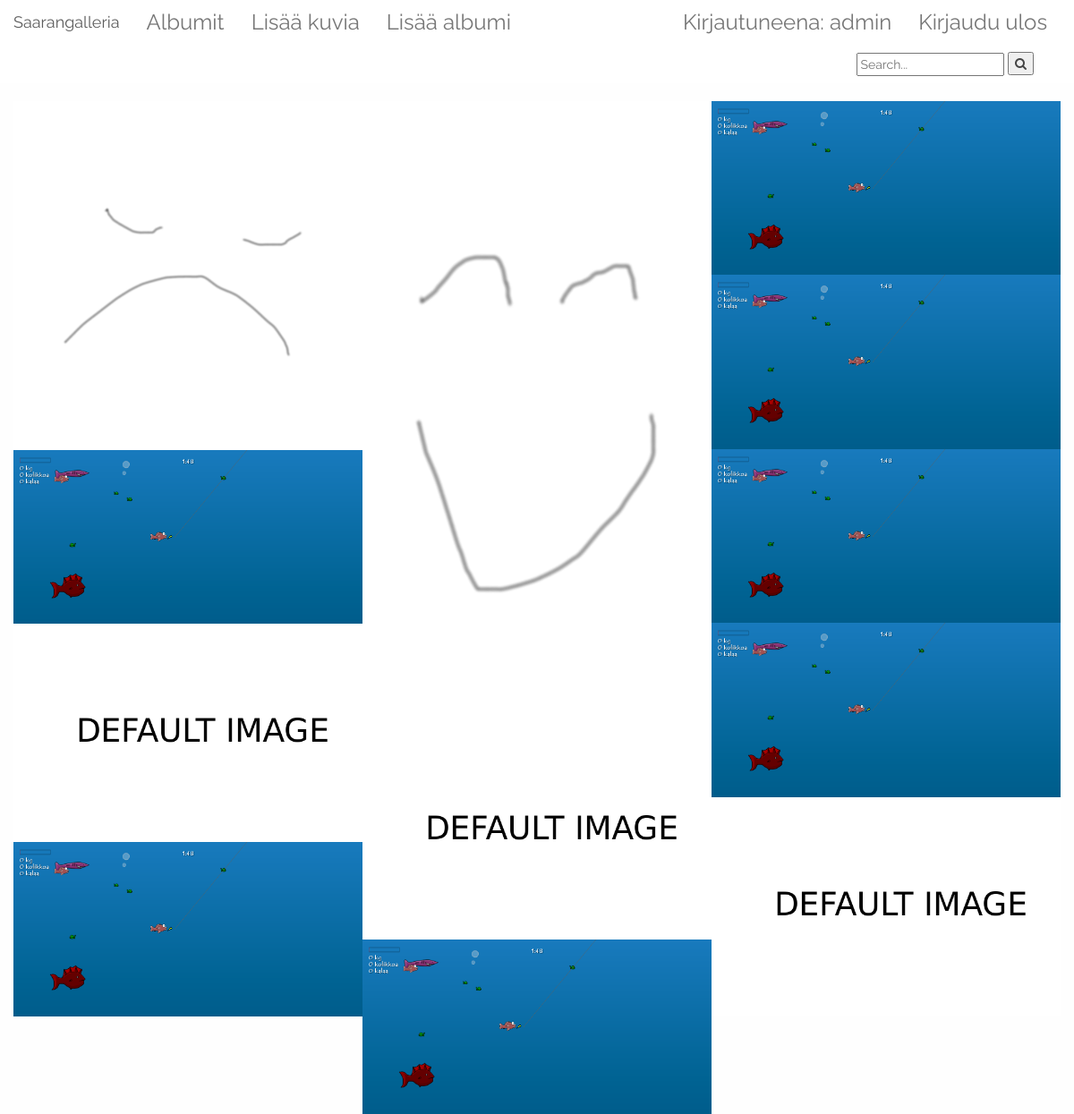
Screenshot of / (signed in) with the database file from the repository.
### images/models.py (models this page shows)
class Image(models.Model):
    name = models.CharField(max_length=30, unique=True)
    uploaded = models.DateField(auto_now=False, auto_now_add=True)
    description = models.CharField(max_length=255)
    uploader = models.IntegerField()
    pic = models.ImageField(upload_to='images/',
            default='images/default_game_img.png')

### images/views.py (the view)
# urls.py: path('', views.index, name='index'),
def index(request):
    images = Image.objects.all().order_by("-id")[:12]
    context = create_pagination(request, images)
    items_amount = len(context["items"])
    print("items amount", items_amount)
    context["items"] = zip(context["items"], list(range(0, items_amount)))
    return render(request, 'index.html', context)

### images/views.py (called while the page is built)
def create_pagination(request, items_all, item_name='items'):
    nof_items_per_page = 24
    p = Paginator(items_all, nof_items_per_page)
    page = request.GET.get('page')
    try:
        items = p.page(page)
        page = int(page)
    except PageNotAnInteger:
        items = p.page(1)
        page = 1
    except EmptyPage:
        items = p.page(p.num_pages)
        page = p.num_pages
    try:
        amount = items_all.count()
    except:
        amount = len(items_all)
    context = {
        item_name: items,
        'pages': p.page_range,
        'current_page': page,
        'amount': amount,
        'search_term': '?'
    }
    return context

### images/templates/index.html (shortened to what this page needs)
{% extends 'base.html' %}
{% block content %}
<div id="album col-md-12">
    <div class="images">
        {% for image in items %}
            <div class="col-md-4">
                <div class="img-wrap">
                    <img class="img-responsive image-icon" src={{image.0.pic.url}}>
                </div>
            </div>
        {% endfor %}
    </div>
    <div class="col-md-12">
    </div>
    <div class="col-md-12">
    </div>
</div>
{% endblock %}

### images/templates/base.html (shortened to what this page needs)
<!DOCTYPE html>
{% load static %}
<html>
    <head>
        <link rel="stylesheet" href="https://maxcdn.bootstrapcdn.com/bootstrap/3.3.7/css/bootstrap.css">
	    <link rel="stylesheet" type="text/css" href="{% static 'css/style.css' %}" />
	    <link rel="stylesheet" href="https://cdnjs.cloudflare.com/ajax/libs/font-awesome/4.7.0/css/font-awesome.min.css">
        <link rel="stylesheet" type="text/css" href="{% static 'css/photoswipe.css' %}" />
        <link rel="stylesheet" href="{% static 'css/default-skin/default-skin.css' %}" />
    </head>
    <body>
        <nav class="navbar navbar-default" id="navbar">
            <div class="container-fluid">
                <div class="navbar-header">
                    <a class="navbar-brand" href="/">Saarangalleria</a>
                </div>
                <div class="collapse navbar-collapse">
                    <ul class="nav navbar-nav">
                        <li id="albums"><a class="navbar-a" href="/albums/">Albumit</a></li>
                        {% if user.is_authenticated %}
                            {% if user.userprofile.is_admin %}
                                <li id="publish"><a class="navbar-a" href="/add_image/">Lisää kuvia</a></li>
                                <li id="add_album"><a class="navbar-a" href="/add_album/">Lisää albumi</a></li>
                            {% endif %}
                        {% endif %}
                    </ul>
	        		<ul class="nav navbar-nav navbar-right">
                        <li id="user">
                        	{% if user.is_authenticated %}
					            <a class="navbar-a" href="/edit_profile/">Kirjautuneena: {{user.username}}</a>
                    		{% endif %}
				        </li>
                        {% if user.is_authenticated %}
                            <li id="logout"><a class="navbar-a"
                                href="/logout">Kirjaudu ulos</a></li>
                        {% else %}
                            <li id="login"><a class="navbar-a" href="/login">Kirjaudu sisään</a></li>
                            <li id="register"><a class="navbar-a" href="/signup">Rekisteröidy</a></li>
                        {% endif %}
                    </ul>
                    <form class="navbar-form navbar-right" type="get" action="/search_results/">
                        <div class="form-group">
                            <input id="search_box" type="text" placeholder="Search..." name="search">
                        </div>
                        <button id="search_submit" type="submit"><i class="fa fa-search"></i></button>
                 	</form>
                </div>
            </div>
        </nav>
            <div class="container">
                <div class="row">
                    {% block content %}
                    {% endblock %}
                </div>
            </div>
    </body>
</html>

### images/static/css/style.css (style rules this page uses)
body { background-color: #FEFEFE; color: #454545; font-family: 'Raleway', sans-serif; }
.navbar { border-radius:0 !important; min-height: 80px; background-color: white; }
.navbar.navbar-default { border: 0; -webkit-box-shadow: none; box-shadow: none; }
.navbar-a { text-decoration: none; position: relative; display: inline-block; font-size: 24px !important; }
.navbar-a::after { content: ''; width: 100%; position: absolute; top: 100%; left: 0; height: 2px; background: red; transform: scaleX(0); transition: transform .35s ease; }
.navbar.navbar-default .navbar-collapse { border: 0; -webkit-box-shadow: none; box-shadow: none; }
.images { display: inline; }
.image-icon { max-width: 100%; max-height: 100%; -moz-transition: all 0.3s; -webkit-transition: all 0.3s; transition: all 0.3s; }
.img-wrap { width:100%; height:100%; float:left; overflow:hidden; position:relative; text-align:center; cursor:default; }
.col-md-4 { padding: 0px; }
.img-wrap img { display:block; position:relative; -webkit-transition:all .4s linear; transition:all .4s linear; }

### rows the page displays
Image: pic (picture)
Image: pic (picture)
Image: pic (picture)
Image: pic (picture)
Image: pic (picture)
Image: pic (picture)
Image: pic (picture)
Image: pic (placeholder picture)
Image: pic (placeholder picture)
Image: pic (placeholder picture)
Image: pic (picture)
Image: pic (picture)

### other values shown
{{ user.username }} "admin"
